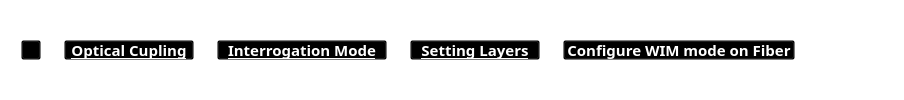
           <widget class="QFrame" name="frame_hierarq_8">
            <property name="sizePolicy">
             <sizepolicy hsizetype="Preferred" vsizetype="Preferred">
              <horstretch>0</horstretch>
              <verstretch>0</verstretch>
             </sizepolicy>
            </property>
            <property name="maximumSize">
             <size>
              <width>16777215</width>
              <height>16777215</height>
             </size>
            </property>
            <property name="styleSheet">
             <string notr="true">background:transparent;</string>
            </property>
            <property name="frameShape">
             <enum>QFrame::StyledPanel</enum>
            </property>
            <property name="frameShadow">
             <enum>QFrame::Raised</enum>
            </property>
            <layout class="QHBoxLayout" name="horizontalLayout_56">
             <property name="spacing">
              <number>8</number>
             </property>
             <property name="leftMargin">
              <number>20</number>
             </property>
             <property name="topMargin">
              <number>8</number>
             </property>
             <property name="rightMargin">
              <number>8</number>
             </property>
             <property name="bottomMargin">
              <number>8</number>
             </property>
             <item>
              <widget class="QPushButton" name="btn_home_4">
               <property name="minimumSize">
                <size>
                 <width>20</width>
                 <height>20</height>
                </size>
               </property>
               <property name="maximumSize">
                <size>
                 <width>20</width>
                 <height>20</height>
                </size>
               </property>
               <property name="cursor">
                <cursorShape>PointingHandCursor</cursorShape>
               </property>
               <property name="text">
                <string/>
               </property>
               <property name="icon">
                <iconset resource="icons_.qrc">
                 <normaloff>:/icons/icons/casa.png</normaloff>:/icons/icons/casa.png</iconset>
               </property>
               <property name="iconSize">
                <size>
                 <width>20</width>
                 <height>20</height>
                </size>
               </property>
              </widget>
             </item>
             <item>
              <widget class="QLabel" name="label_36">
               <property name="maximumSize">
                <size>
                 <width>10</width>
                 <height>10</height>
                </size>
               </property>
               <property name="text">
                <string/>
               </property>
               <property name="pixmap">
                <pixmap resource="icons_.qrc">:/icons/icons/simbolo-de-setas-duplas-para-a-direita-para-avancar.png</pixmap>
               </property>
               <property name="scaledContents">
                <bool>true</bool>
               </property>
              </widget>
             </item>
             <item>
              <widget class="QPushButton" name="btn_coupling_4">
               <property name="sizePolicy">
                <sizepolicy hsizetype="Maximum" vsizetype="Fixed">
                 <horstretch>0</horstretch>
                 <verstretch>0</verstretch>
                </sizepolicy>
               </property>
               <property name="minimumSize">
                <size>
                 <width>130</width>
                 <height>20</height>
                </size>
               </property>
               <property name="maximumSize">
                <size>
                 <width>130</width>
                 <height>20</height>
                </size>
               </property>
               <property name="font">
                <font>
                 <family>Segoe UI Semibold</family>
                 <pointsize>11</pointsize>
                 <weight>75</weight>
                 <bold>true</bold>
                 <underline>true</underline>
                </font>
               </property>
               <property name="cursor">
                <cursorShape>PointingHandCursor</cursorShape>
               </property>
               <property name="autoFillBackground">
                <bool>false</bool>
               </property>
               <property name="styleSheet">
                <string notr="true">color: rgb(255, 255, 255);</string>
               </property>
               <property name="text">
                <string>Optical Cupling</string>
               </property>
               <property name="checkable">
                <bool>false</bool>
               </property>
               <property name="checked">
                <bool>false</bool>
               </property>
               <property name="autoDefault">
                <bool>false</bool>
               </property>
               <property name="default">
                <bool>false</bool>
               </property>
              </widget>
             </item>
             <item>
              <widget class="QLabel" name="label_37">
               <property name="maximumSize">
                <size>
                 <width>10</width>
                 <height>10</height>
                </size>
               </property>
               <property name="text">
                <string/>
               </property>
               <property name="pixmap">
                <pixmap resource="icons_.qrc">:/icons/icons/simbolo-de-setas-duplas-para-a-direita-para-avancar.png</pixmap>
               </property>
               <property name="scaledContents">
                <bool>true</bool>
               </property>
              </widget>
             </item>
             <item>
              <widget class="QPushButton" name="btn_interrogation_3">
               <property name="sizePolicy">
                <sizepolicy hsizetype="Maximum" vsizetype="Fixed">
                 <horstretch>0</horstretch>
                 <verstretch>0</verstretch>
                </sizepolicy>
               </property>
               <property name="minimumSize">
                <size>
                 <width>170</width>
                 <height>20</height>
                </size>
               </property>
               <property name="maximumSize">
                <size>
                 <width>170</width>
                 <height>20</height>
                </size>
               </property>
               <property name="font">
                <font>
                 <family>Segoe UI Semibold</family>
                 <pointsize>11</pointsize>
                 <weight>75</weight>
                 <bold>true</bold>
                 <underline>true</underline>
                </font>
               </property>
               <property name="cursor">
                <cursorShape>PointingHandCursor</cursorShape>
               </property>
               <property name="autoFillBackground">
                <bool>false</bool>
               </property>
               <property name="styleSheet">
                <string notr="true">color: rgb(255, 255, 255);</string>
               </property>
               <property name="text">
                <string>Interrogation Mode</string>
               </property>
               <property name="checkable">
                <bool>false</bool>
               </property>
               <property name="checked">
                <bool>false</bool>
               </property>
               <property name="autoDefault">
                <bool>false</bool>
               </property>
               <property name="default">
                <bool>false</bool>
               </property>
              </widget>
             </item>
             <item>
              <widget class="QLabel" name="label_38">
               <property name="maximumSize">
                <size>
                 <width>10</width>
                 <height>10</height>
                </size>
               </property>
               <property name="text">
                <string/>
               </property>
               <property name="pixmap">
                <pixmap resource="icons_.qrc">:/icons/icons/simbolo-de-setas-duplas-para-a-direita-para-avancar.png</pixmap>
               </property>
               <property name="scaledContents">
                <bool>true</bool>
               </property>
              </widget>
             </item>
             <item>
              <widget class="QPushButton" name="btn_setting_layers_2">
               <property name="sizePolicy">
                <sizepolicy hsizetype="Maximum" vsizetype="Fixed">
                 <horstretch>0</horstretch>
                 <verstretch>0</verstretch>
                </sizepolicy>
               </property>
               <property name="minimumSize">
                <size>
                 <width>130</width>
                 <height>20</height>
                </size>
               </property>
               <property name="maximumSize">
                <size>
                 <width>170</width>
                 <height>20</height>
                </size>
               </property>
               <property name="font">
                <font>
                 <family>Segoe UI Semibold</family>
                 <pointsize>11</pointsize>
                 <weight>75</weight>
                 <bold>true</bold>
                 <underline>true</underline>
                </font>
               </property>
               <property name="cursor">
                <cursorShape>PointingHandCursor</cursorShape>
               </property>
               <property name="autoFillBackground">
                <bool>false</bool>
               </property>
               <property name="styleSheet">
                <string notr="true">color: rgb(255, 255, 255);</string>
               </property>
               <property name="text">
                <string>Setting Layers</string>
               </property>
               <property name="checkable">
                <bool>false</bool>
               </property>
               <property name="checked">
                <bool>false</bool>
               </property>
               <property name="autoDefault">
                <bool>false</bool>
               </property>
               <property name="default">
                <bool>false</bool>
               </property>
              </widget>
             </item>
             <item>
              <widget class="QLabel" name="label_39">
               <property name="maximumSize">
                <size>
                 <width>10</width>
                 <height>10</height>
                </size>
               </property>
               <property name="text">
                <string/>
               </property>
               <property name="pixmap">
                <pixmap resource="icons_.qrc">:/icons/icons/simbolo-de-setas-duplas-para-a-direita-para-avancar.png</pixmap>
               </property>
               <property name="scaledContents">
                <bool>true</bool>
               </property>
              </widget>
             </item>
             <item>
              <widget class="QPushButton" name="btn_config_WIM_fiber">
               <property name="sizePolicy">
                <sizepolicy hsizetype="Maximum" vsizetype="Fixed">
                 <horstretch>0</horstretch>
                 <verstretch>0</verstretch>
                </sizepolicy>
               </property>
               <property name="minimumSize">
                <size>
                 <width>220</width>
                 <height>20</height>
                </size>
               </property>
               <property name="maximumSize">
                <size>
                 <width>260</width>
                 <height>20</height>
                </size>
               </property>
               <property name="font">
                <font>
                 <family>Segoe UI Semibold</family>
                 <pointsize>11</pointsize>
                 <weight>75</weight>
                 <bold>true</bold>
                 <underline>false</underline>
                </font>
               </property>
               <property name="cursor">
                <cursorShape>PointingHandCursor</cursorShape>
               </property>
               <property name="autoFillBackground">
                <bool>false</bool>
               </property>
               <property name="styleSheet">
                <string notr="true">color: rgb(255, 255, 255);</string>
               </property>
               <property name="text">
                <string>Configure WIM mode on Fiber</string>
               </property>
               <property name="checkable">
                <bool>false</bool>
               </property>
               <property name="checked">
                <bool>false</bool>
               </property>
               <property name="autoDefault">
                <bool>false</bool>
               </property>
               <property name="default">
                <bool>false</bool>
               </property>
              </widget>
             </item>
             <item>
              <spacer name="horizontalSpacer_106">
               <property name="orientation">
                <enum>Qt::Horizontal</enum>
               </property>
               <property name="sizeType">
                <enum>QSizePolicy::Expanding</enum>
               </property>
               <property name="sizeHint" stdset="0">
                <size>
                 <width>100</width>
                 <height>15</height>
                </size>
               </property>
              </spacer>
             </item>
            </layout>
           </widget>
